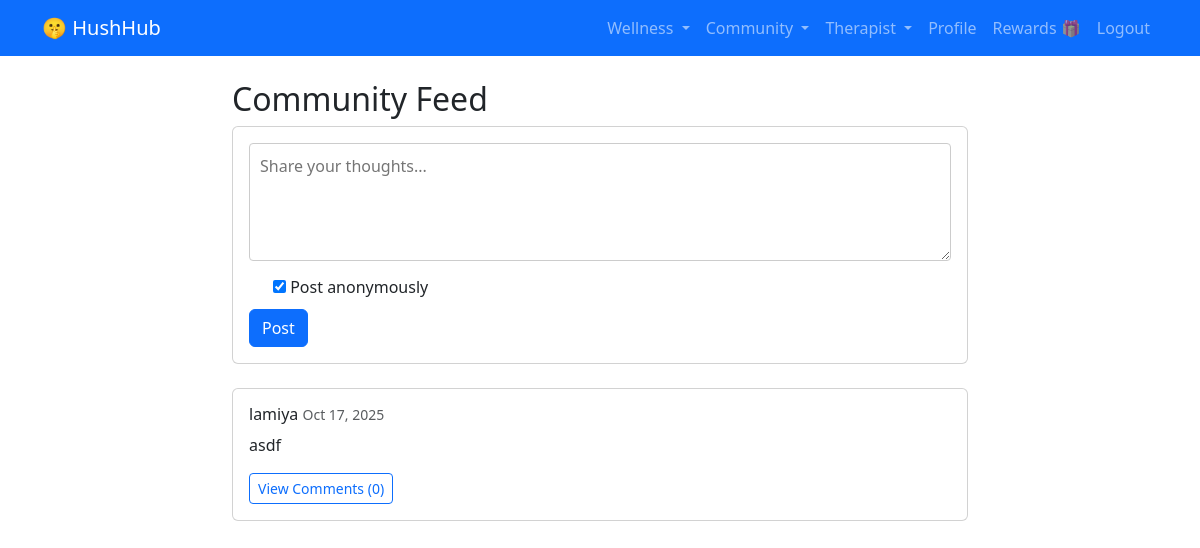
Page /community/feed/ (signed in) on the earlier database version.
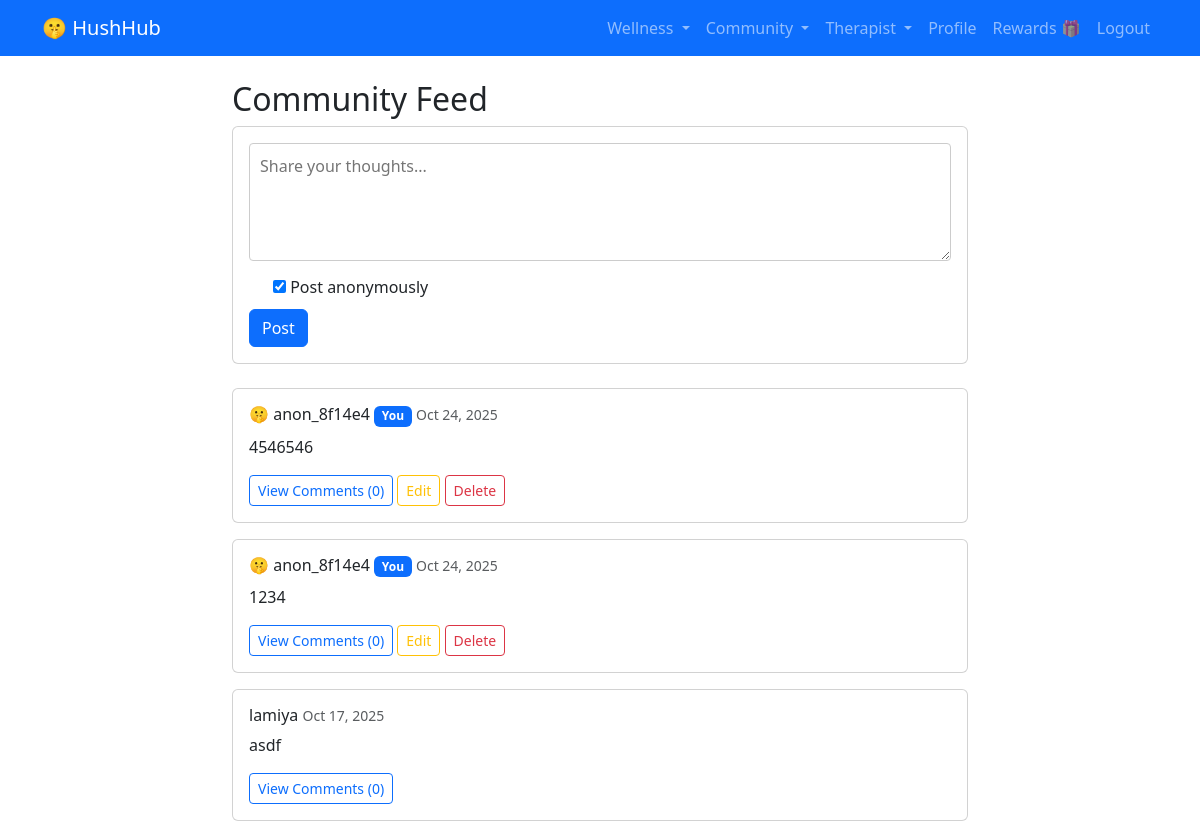
Same page on the later database version.
### community/models.py (models this page shows, shortened)
class Post(models.Model):
    user = models.ForeignKey(User, on_delete=models.CASCADE)
    content = models.TextField()
    is_anonymous = models.BooleanField(default=True)
    created_at = models.DateTimeField(auto_now_add=True)
    class Meta:
        ordering = ['-created_at']

### accounts/models.py (models this page shows, shortened)
class User(AbstractUser):
    USER_TYPES = (
        ('patient', 'Patient'),
        ('therapist', 'Therapist'),
    )
    user_type = models.CharField(max_length=10, choices=USER_TYPES, default='patient')
    bio = models.TextField(blank=True)
    phone = models.CharField(max_length=15, blank=True)
    profile_picture = models.ImageField(upload_to='profiles/', blank=True, null=True)
    def get_anonymous_id(self):
        hash_object = hashlib.md5(str(self.id).encode())
        return f"anon_{hash_object.hexdigest()[:6]}"

### community/views.py (the view)
# urls.py: path('feed/', views.feed, name='feed'),
@login_required
def feed(request):
    if request.method == 'POST':
        form = PostForm(request.POST)
        if form.is_valid():
            post = form.save(commit=False)
            post.user = request.user
            post.save()
            messages.success(request, 'Post created!')
            return redirect('community:feed')
    else:
        form = PostForm()
    posts = Post.objects.all()
    return render(request, 'community/feed.html', {'posts': posts, 'form': form})

### community/forms.py
class PostForm(forms.ModelForm):
    class Meta:
        model = Post
        fields = ['content', 'is_anonymous']
        widgets = {
            'content': forms.Textarea(attrs={'rows': 4, 'placeholder': 'Share your thoughts...'})
        }

### community/templates/community/feed.html (shortened to what this page needs)
{% extends 'base.html' %}
{% block content %}
<div class="row">
    <div class="col-md-8 mx-auto">
        <h2>Community Feed</h2>
        <div class="card mb-4">
            <div class="card-body">
                <form method="post">
                    {{ form.content }}
                    <div class="form-check mt-2">
                        {{ form.is_anonymous }}
                        <label class="form-check-label">Post anonymously</label>
                    </div>
                    <button type="submit" class="btn btn-primary mt-2">Post</button>
                </form>
            </div>
        </div>
        {% for post in posts %}
        <div class="card mb-3">
            <div class="card-body">
                <h6>
                    {% if post.is_anonymous %}
                        🤫 {{ post.user.get_anonymous_id }}
                        {% if post.user == user %}
                            <span class="badge bg-primary">You</span>
                        {% endif %}
                    {% else %}
                        {{ post.user.username }}
                    {% endif %}
                    <small class="text-muted">{{ post.created_at|date:"M d, Y" }}</small>
                </h6>
                <p>{{ post.content }}</p>
                <a href="{% url 'community:view_comments' post.pk %}" class="btn btn-sm btn-outline-primary">View Comments ({{ post.comments.count }})</a>
                {% if post.user == user %}
                    <a href="{% url 'community:update_post' post.pk %}" class="btn btn-sm btn-outline-warning">Edit</a>
                    <a href="{% url 'community:delete_post' post.pk %}" class="btn btn-sm btn-outline-danger">Delete</a>
                {% endif %}
            </div>
        </div>
        {% empty %}
        <div class="alert alert-info">No posts yet. Be the first to post!</div>
        {% endfor %}
    </div>
</div>
{% endblock %}

### templates/base.html (shortened to what this page needs)
<!DOCTYPE html>
<html lang="en">
<head>
    <link href="https://cdn.jsdelivr.net/npm/bootstrap@5.3.0/dist/css/bootstrap.min.css" rel="stylesheet">
</head>
<body>
{% include 'navbar.html' %}
    <div class="container mt-4">
        {% block content %}
        {% endblock %}
    </div>
</body>
</html>

### templates/navbar.html (shortened to what this page needs)
<nav class="navbar navbar-expand-lg navbar-dark bg-primary">
    <div class="container">
        <a class="navbar-brand" href="{% url 'home' %}">🤫 HushHub</a>
        <div class="collapse navbar-collapse" id="navbarNav">
            <div class="navbar-nav ms-auto">
                {% if user.is_authenticated %}
                <div class="nav-item dropdown">
                    <a class="nav-link dropdown-toggle" href="#" id="wellnessDropdown" role="button"
                       data-bs-toggle="dropdown" aria-expanded="false">
                        Wellness
                    </a>
                </div>
                <div class="nav-item dropdown">
                    <a class="nav-link dropdown-toggle" href="#" id="communityDropdown" role="button"
                       data-bs-toggle="dropdown" aria-expanded="false">
                        Community
                    </a>
                </div>
<div class="nav-item dropdown">
    <a class="nav-link dropdown-toggle" href="#" id="therapistDropdown" role="button"
       data-bs-toggle="dropdown" aria-expanded="false">
        Therapist
    </a>
</div>
                <a class="nav-link" href="{% url 'accounts:profile' %}">Profile</a>
                <a class="nav-link" href="{% url 'rewards:user_progress' %}">Rewards 🎁</a>
                <a class="nav-link" href="{% url 'accounts:logout' %}">Logout</a>
                {% else %}
                <a class="nav-link" href="{% url 'accounts:login' %}">Login</a>
                <a class="nav-link" href="{% url 'accounts:register' %}">Register</a>
                {% endif %}
            </div>
        </div>
    </div>
</nav>

### community/templates/community/feed.html (style rules this page uses)
textarea { width: 100%; padding: 10px; border: 1px solid #ccc; border-radius: 4px; box-sizing: border-box; }

Differences in the rows shown:
added Post: user.get_anonymous_id "anon_8f14e4", shows "You", created_at "Oct 24, 2025", content "4546546", comments.count "0", shows "Edit"
added Post: user.get_anonymous_id "anon_8f14e4", shows "You", created_at "Oct 24, 2025", content "1234", comments.count "0", shows "Edit"
